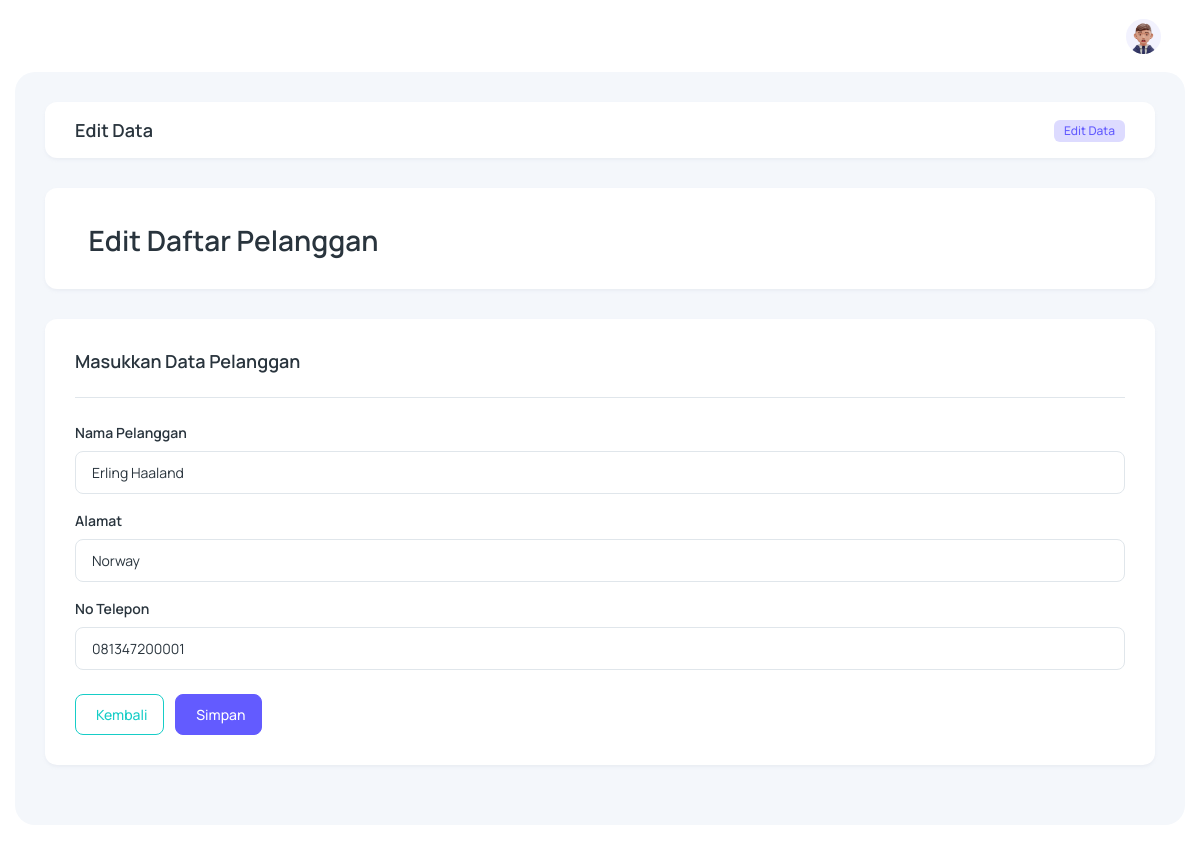
Page /?page=pelangganUpdate&id_pelanggan=1 (signed in) on the committed database.
### tables this page shows
CREATE TABLE `pelanggan` (
  `id_pelanggan` int(11) NOT NULL,
  `nama_pelanggan` varchar(30) NOT NULL,
  `alamat` varchar(30) NOT NULL,
  `no_telepon` varchar(15) NOT NULL
);

### pages/pelanggan/pelangganUpdate.php (the view, shortened to what this page needs)
<?php
    include('./config/connection.php');
    if (isset($_GET['id_pelanggan'])) {
        $idPelanggan = $_GET['id_pelanggan'];
        $query = "SELECT * FROM pelanggan WHERE id_pelanggan = $idPelanggan";
        $result = mysqli_query($connection, $query);
        $dataPelanggan = mysqli_fetch_assoc($result);
    }
?>
<div class="body-wrapper">
    <div class="container-fluid">
        <div class="card card-body py-3">
            <div class="row align-items-center">
                <div class="col-12">
                    <div class="d-sm-flex align-items-center justify-space-between">
                        <h4 class="mb-4 mb-sm-0 card-title">Edit Data</h4>
                        <nav aria-label="breadcrumb" class="ms-auto">
                            <ol class="breadcrumb">
                                <li class="breadcrumb-item my-auto" aria-current="page">
                                    <span class="badge fw-medium fs-2 bg-primary-subtle text-primary"> Edit Data </span>
                                </li>
                            </ol>
                        </nav>
                    </div>
                </div>
            </div>
        </div>
        <div class="widget-content searchable-container list">
            <div class="card card-body">
                <div class="row">
                    <div class="col">
                        <h3 class="mb-0">
                            <span class="align-middle">Edit Daftar Pelanggan</span>
                        </h3>
                    </div>
                </div>
            </div>
            <div class="card card-body">
                <h4 class="card-title">Masukkan Data Pelanggan</h4>
                <hr class="mb-4">
                <form id="pelangganUpdateForm" class="form-horizontal" action="./controllers/process.php" method="post">
                    <div class="mb-3">
                        <label for="namaPelanggan" class="form-label">Nama Pelanggan</label>
                        <input type="text" class="form-control" name="namaPelanggan" id="namaPelanggan" value="<?= $dataPelanggan['nama_pelanggan'] ?>" placeholder="Ahmad" required>
                    </div>
                    <div class="mb-3">
                        <label for="alamat" class="form-label">Alamat</label>
                        <input type="text" class="form-control" name="alamat" id="alamat" value="<?= $dataPelanggan['alamat'] ?>" placeholder="Finland" required>
                    </div>
                    <div class="mb-4">
                        <label for="noTelepon" class="form-label">No Telepon</label>
                        <input type="number" class="form-control" name="noTelepon" id="noTelepon" value="<?= $dataPelanggan['no_telepon'] ?>" placeholder="081347200001" required>
                    </div>
                    <a href="?page=pelangganData" class="d-inline-flex justify-content-center align-items-center btn btn-outline-secondary me-2">
                        <iconify-icon icon="fluent:arrow-left-24-filled" class="me-1 fs-5 d-inline-flex align-items-center"></iconify-icon>Kembali
                    </a>
                    <button type="button" id="simpanPelangganUpdate" class="d-inline-flex justify-content-center align-items-center btn btn-primary">
                        <iconify-icon icon="fluent:save-24-regular" class="me-1 fs-5 d-inline-flex align-items-center"></iconify-icon>Simpan
                    </button>
                </form>
            </div>
        </div>
    </div>
</div>

### layouts/mainWrapper.php (style rules this page uses)
html { display: none; }

### rows in the picture
pelanggan: namaPelanggan "Erling Haaland", alamat "Norway", noTelepon "081347200001"
